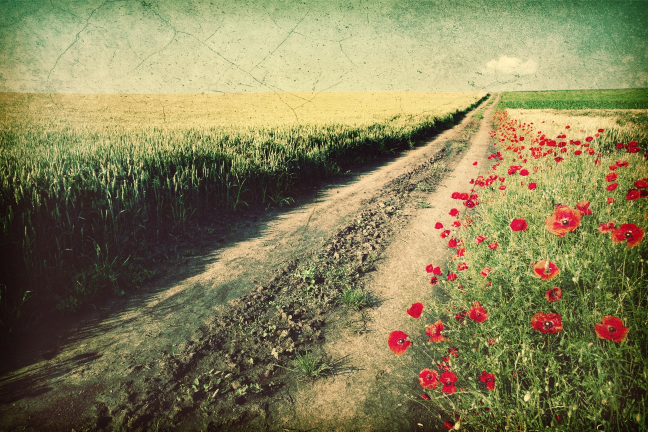
#> input picture Computer Vision Deep Dive in Python/Ch04/04_03/field.jpg, 1296 x 863 px (shown at 1/2 size)
$ python median_filters.py
#> lines starting #> are read from the running program, lines starting #| are printed output that depends on the picture
import numpy as np
import matplotlib.pyplot as plt

# %config InlineBackend.figure_formats = 'retina'
from matplotlib import rcParams
from EC_CV import *
import cv2

rcParams["figure.figsize"] = (24, 10)

img = plt.imread("field.jpg")
#> img is the input picture: shape (863, 1296, 3); mean R, G, B 133.7, 127, 87.7
plt.axis("off")
plt.imshow(img)

# OpenCV's functions work with color and grayscale images

median = cv2.medianBlur(img, 5)
plt.axis("off")
plt.imshow(median)

# Let's see an average blur side by side with a median blur

rcParams["figure.figsize"] = (20, 8)

kernel = np.ones((5, 5), np.float32) / 25
average = cv2.filter2D(src=img, ddepth=-1, kernel=kernel)

# display images
fig, ax = plt.subplots(1, 2)
ax[0].imshow(average)
ax[1].imshow(median)

# Let's zoom in to the leftmost section

rcParams["figure.figsize"] = (20, 20)

# display images
fig, ax = plt.subplots(1, 2)
ax[0].imshow(average[:, :400])
ax[1].imshow(median[:, :400])

# Now a middle section

fig, ax = plt.subplots(1, 2)
ax[0].imshow(average[:, 400:800])
ax[1].imshow(median[:, 400:800])

# Lastly, the rightmost section

fig, ax = plt.subplots(1, 2)
ax[0].imshow(average[:, 800:1200])
ax[1].imshow(median[:, 800:1200])

# Now let's see it for a different picture

rcParams["figure.figsize"] = (24, 10)

img = plt.imread("workers.jpg")
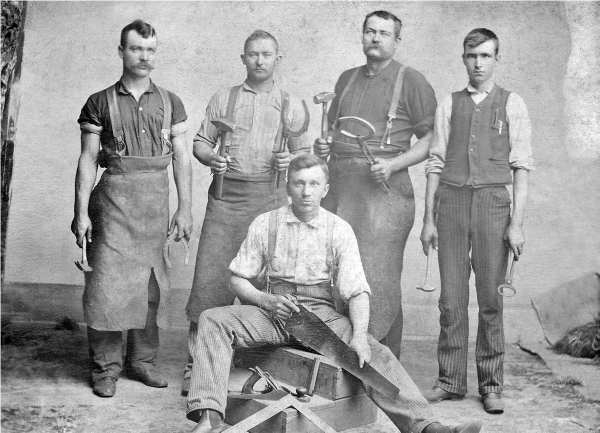
#> input picture Computer Vision Deep Dive in Python/Ch04/04_03/workers.jpg, 1199 x 865 px (shown at 1/2 size)
#> img is the input picture: shape (865, 1199, 3); min 0, max 255, mean 157.5
plt.axis("off")
plt.imshow(img)

# OpenCV's functions work with color and grayscale images

median = cv2.medianBlur(img, 3)
#> median: shape (865, 1199, 3)
plt.axis("off")
plt.imshow(median)

# Let's see an average blur side by side with a median blur

rcParams["figure.figsize"] = (20, 8)

kernel = np.ones((3, 3), np.float32) / 9
average = cv2.filter2D(src=img, ddepth=-1, kernel=kernel)
#> average: shape (865, 1199, 3)

# display images
fig, ax = plt.subplots(1, 2)
ax[0].imshow(average)
ax[1].imshow(median)

# Let's zoom in to the leftmost section

rcParams["figure.figsize"] = (20, 20)

# display images
fig, ax = plt.subplots(1, 2)
ax[0].imshow(average[:, :400])
ax[1].imshow(median[:, :400])

# Now a middle section

fig, ax = plt.subplots(1, 2)
ax[0].imshow(average[:, 400:800])
ax[1].imshow(median[:, 400:800])

# Lastly, the rightmost section

fig, ax = plt.subplots(1, 2)
ax[0].imshow(average[:, 700:1100])
ax[1].imshow(median[:, 700:1100])

# Now you try it with this picture of a face.
# Experiment with several kernel sizes.

rcParams["figure.figsize"] = (24, 10)

img = plt.imread("face.jpg")
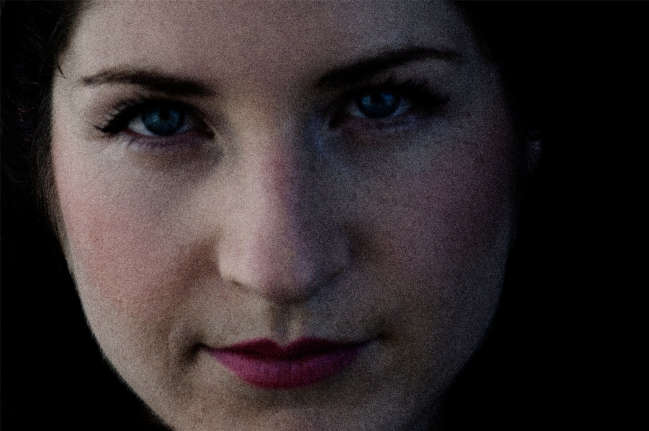
#> input picture Computer Vision Deep Dive in Python/Ch04/04_03/face.jpg, 1298 x 862 px (shown at 1/2 size)
#> img is the input picture: shape (862, 1298, 3); mean R, G, B 52, 43.8, 44.5
plt.axis("off")
plt.imshow(img)
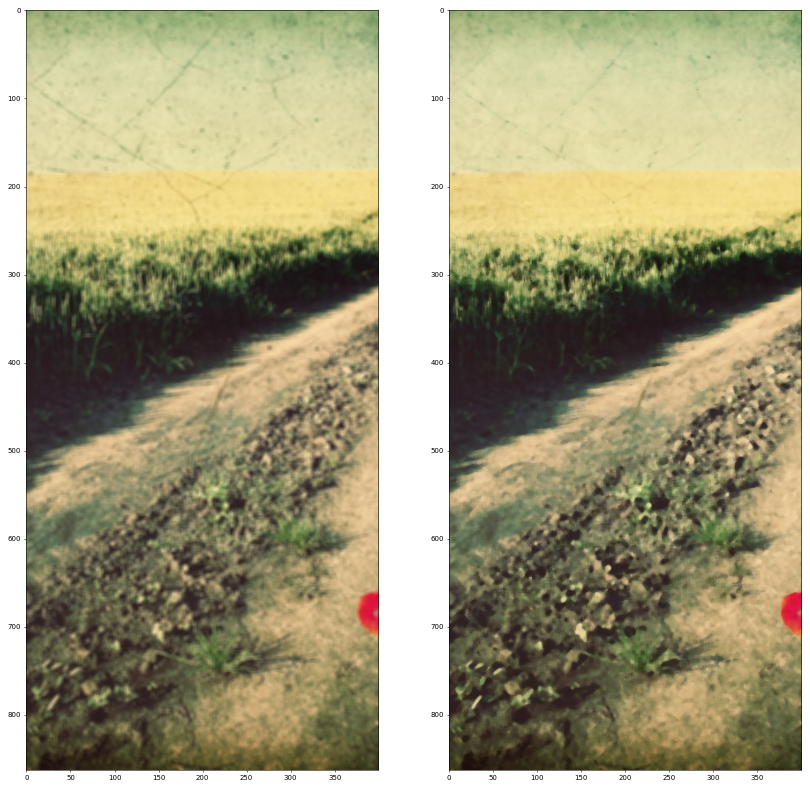
#> figure drawn by matplotlib, 2 panels
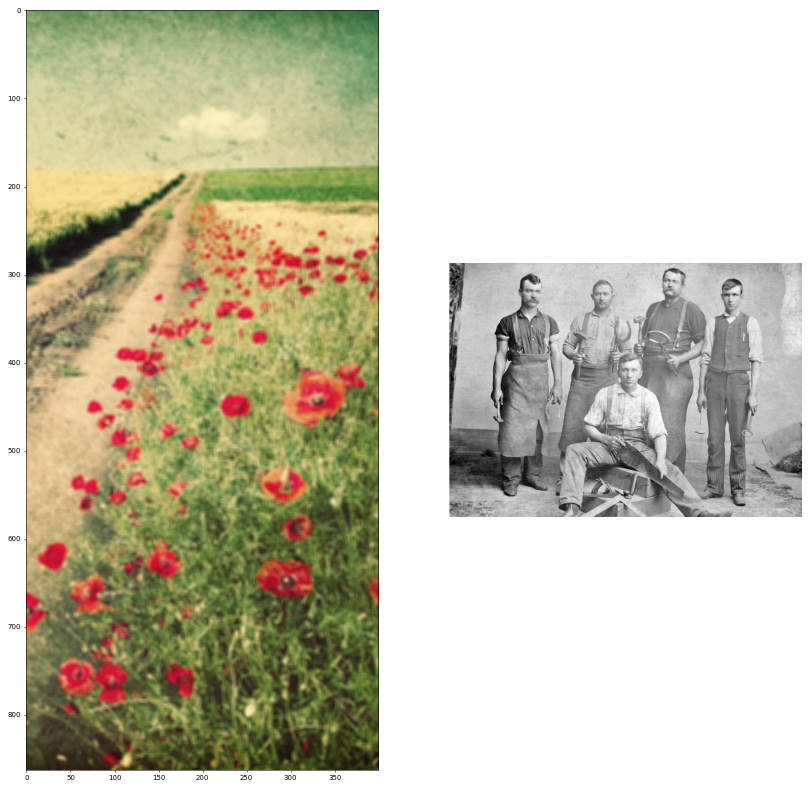
#> figure drawn by matplotlib, 2 panels
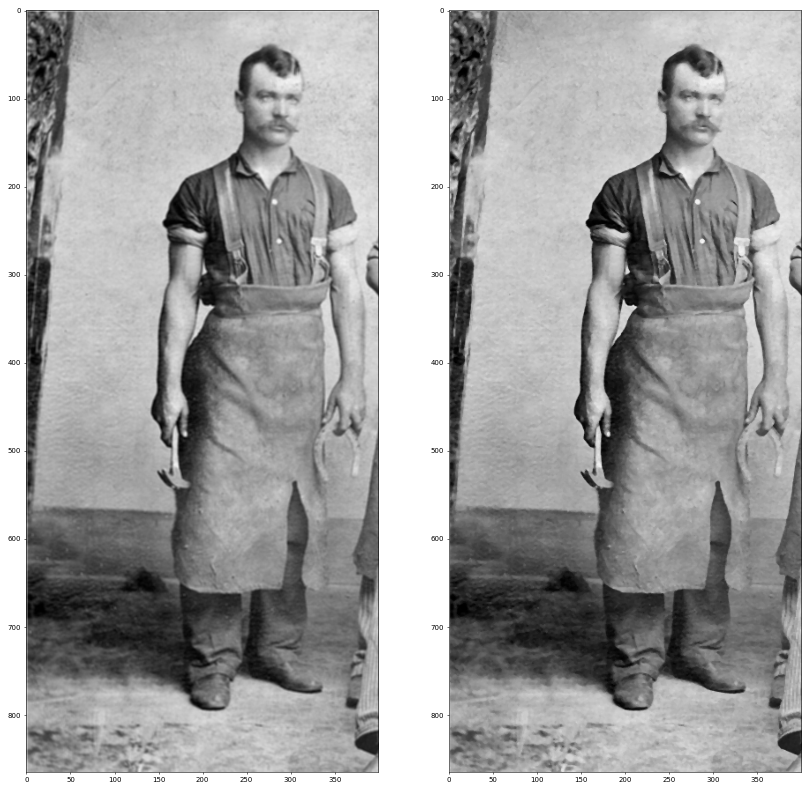
#> figure drawn by matplotlib, 2 panels
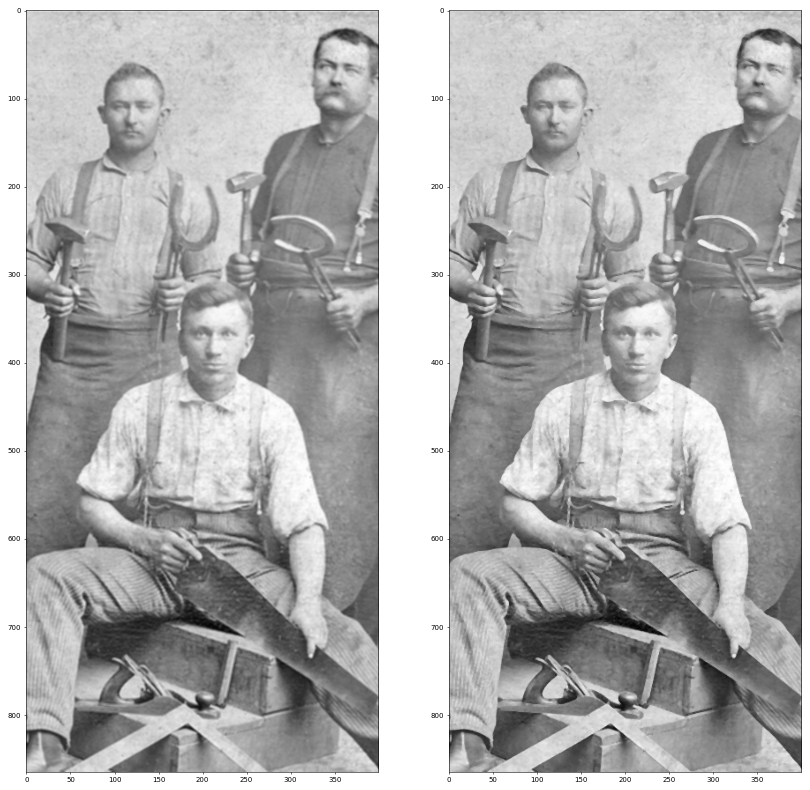
#> figure drawn by matplotlib, 2 panels
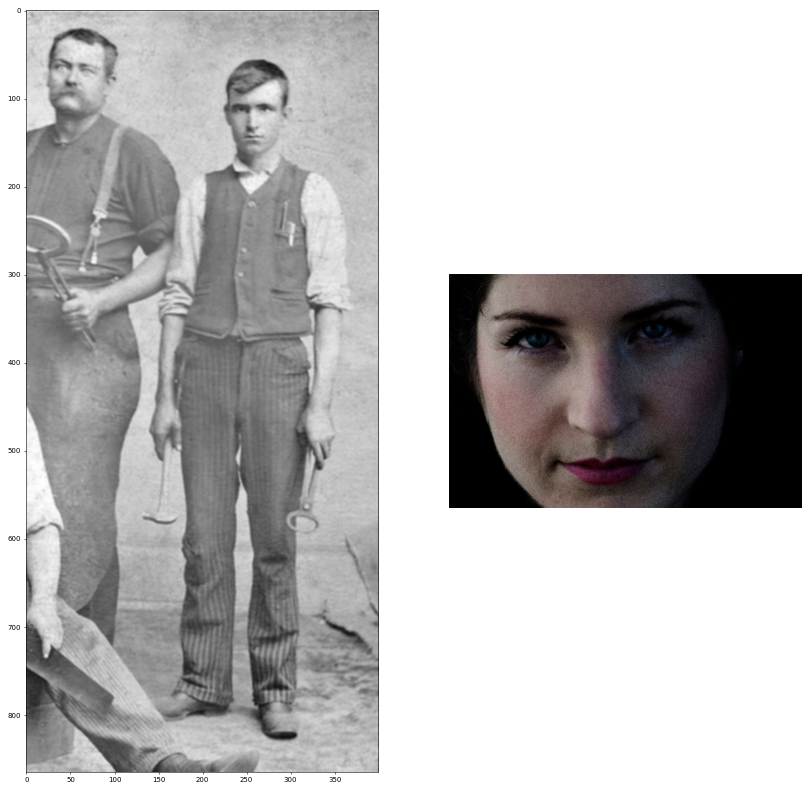
#> figure drawn by matplotlib, 2 panels
